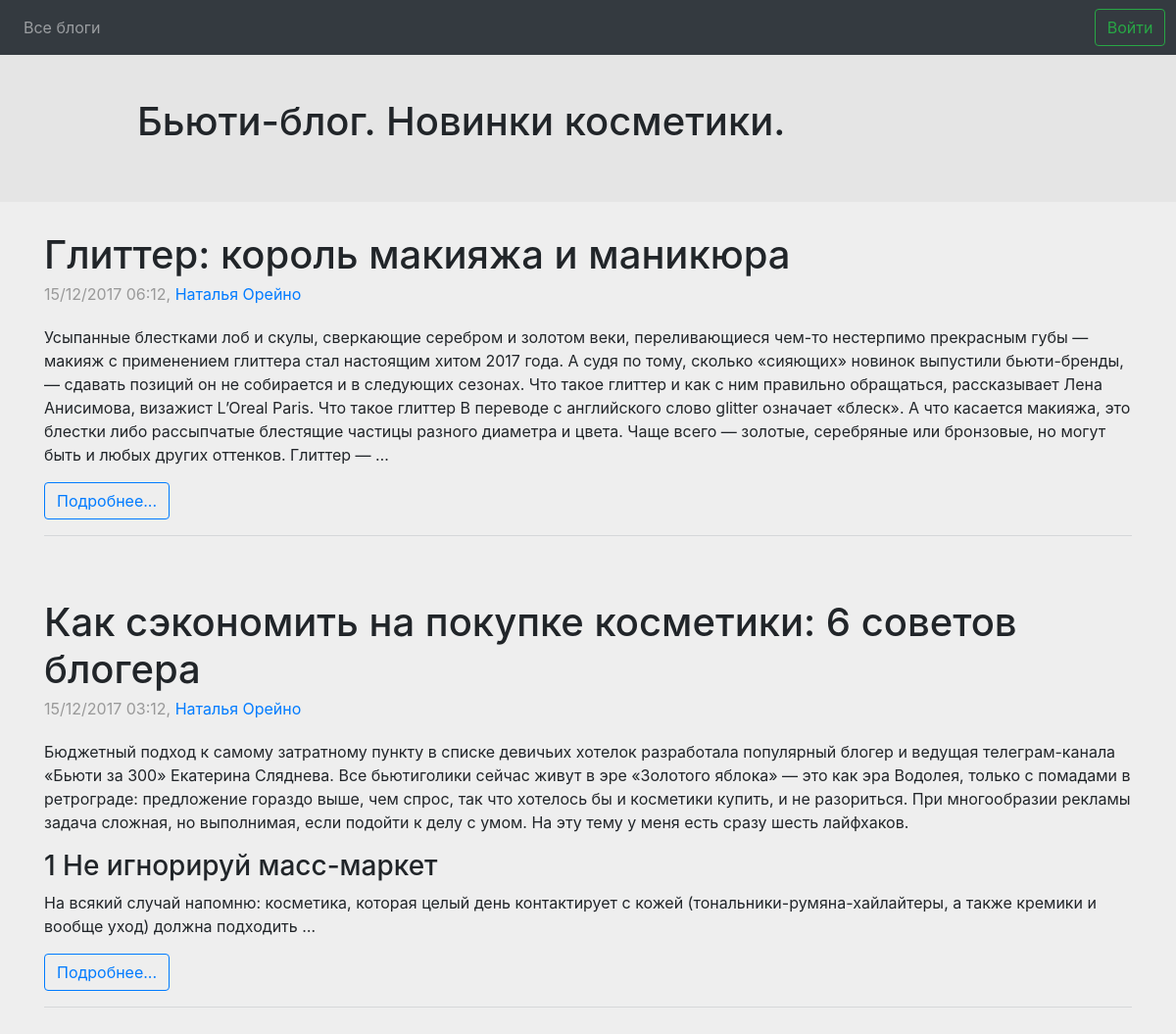
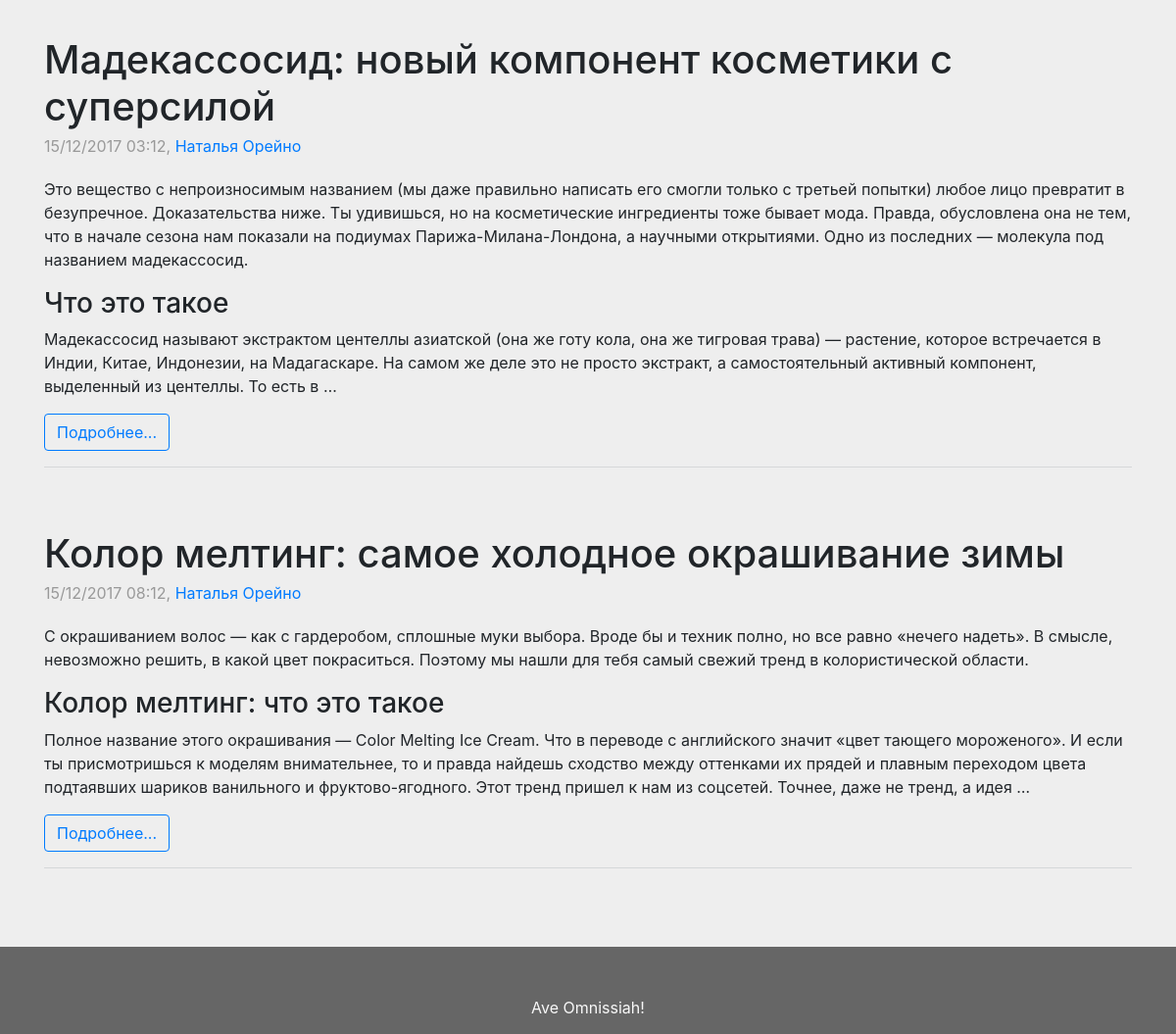
Page /4/ on the committed database (2 pictures, top to bottom).
### users/models.py (models this page shows, shortened)
class Users(models.Model):
    user = models.OneToOneField(User, null=True)
    blog_name = models.CharField(max_length=200, blank=True, verbose_name='Название блога')
    subscribes = models.ManyToManyField('Users', related_name='subscribers', verbose_name='Подписки', blank=True)
    viewed_records = models.ManyToManyField(Record, related_name='viewers', verbose_name='Просмотренные', blank=True)

### blogs/models.py (models this page shows, shortened)
class Record(models.Model):
    creator = models.ForeignKey('users.Users', related_name='records', verbose_name='Автор')
    title = models.CharField(max_length=200, blank=True, verbose_name='Название')
    body = models.TextField(verbose_name='Текст')
    created = models.DateTimeField(auto_now_add=True)
    class Meta:
        ordering = ('-created',)

### blogs/views.py (the view, shortened to what this page needs)
# urls.py: url(r'^(?P<pk>[0-9]+)/$', RecordListView.as_view(), name='records'),
class RecordListView(ListView):
    model = Record
    context_object_name = 'records'
    def get_queryset(self):
        pk_list = [self.kwargs.get('pk', None)]
        queryset = Record.objects.filter(creator_id__in=list(pk_list))
        return queryset
    def get_context_data(self, **kwargs):
        context = super(RecordListView, self).get_context_data(**kwargs)
        try:
            context['title'] = Users.objects.get(id=self.kwargs['pk']).blog_name
        except KeyError:
            context['title'] = 'Лента новостей'
        return context

### templates/blogs/record_list.html (shortened to what this page needs)
{% extends 'main.html' %}
{% block title %}
    <h1>{{ title }}</h1>
{% endblock %}
{% block content %}
    <div class="row">
        <div class="col-12">
            {% for record in records %}
                <div class="blog-post">
                    <h2 class="blog-post-title">
                        {{ record.title }}
                    </h2>
                    <p class="blog-post-meta">
                        {{ record.created|date:"d/m/Y h:m" }},
                        <a href="{% url 'blogs:records' record.creator.id %}">{{ record.creator.user.get_full_name }}</a>
                    </p>
                     <p>{{ record.body|truncatewords:100|safe }}</p>
                    <p class="btn btn-outline-primary"><a href="{% url 'blogs:record' record.id %}">Подробнее...</a></p>
                </div>
            {% endfor %}
        </div>
    </div>
{% endblock %}

### static/styles.css (style rules this page uses)
html { position: relative; min-height: 100%; }
body { background-color: #eee; margin-bottom: 105px; }
.blog-post { margin-bottom: 4rem; border-bottom: 1px solid #868e9640; }
.blog-post-title { margin-bottom: .25rem; font-size: 2.5rem; }
.blog-post-meta { margin-bottom: 1.25rem; color: #999; }
.btn a { text-decoration: None !important; }

### rows in the picture
Users: blog_name "Бьюти-блог. Новинки косметики."
Record: title "Глиттер: король макияжа и маникюра", created "15/12/2017 06:12", creator.user.get_full_name "Наталья Орейно", body "Усыпанные блестками лоб и скулы, сверкающие серебром и золотом веки, переливающиеся чем-то нестерпимо прекрасным губы — макияж с применением глиттера стал настоящим хитом 2017 года. А судя по тому, сколько «сияющих» новинок выпустили бьюти-бренды, — сдавать позиций он не собирается и в следующих сезонах. Что такое глиттер и как с ним правильно обращаться, рассказывает Лена Анисимова, визажист L’Oreal Paris. Что такое глиттер В переводе с английского слово glitter означает «блеск». А что касается макияжа, это блестки либо рассыпчатые блестящие частицы разного диаметра и цвета. Чаще всего — золотые, серебряные или бронзовые, но могут быть и любых других оттенков. Глиттер — …"
Record: title "Как сэкономить на покупке косметики: 6 советов блогера", created "15/12/2017 03:12", creator.user.get_full_name "Наталья Орейно", body "Бюджетный подход к самому затратному пункту в списке девичьих хотелок разработала популярный блогер и ведущая телеграм-канала «Бьюти за 300» Екатерина Сляднева. Все бьютиголики сейчас живут в эре «Золотого яблока» — это как эра Водолея, только с помадами в ретрограде: предложение гораздо выше, чем спрос, так что хотелось бы и косметики купить, и не разориться. При многообразии рекламы задача сложная, но выполнимая, если подойти к делу с умом. На эту тему у меня есть сразу шесть лайфхаков. 1 Не игнорируй масс-маркет На всякий случай напомню: косметика, которая целый день контактирует с кожей (тональники-румяна-хайлайтеры, а также кремики и вообще уход) должна подходить …"
Record: title "Мадекассосид: новый компонент косметики с суперсилой", created "15/12/2017 03:12", creator.user.get_full_name "Наталья Орейно", body "Это вещество с непроизносимым названием (мы даже правильно написать его смогли только с третьей попытки) любое лицо превратит в безупречное. Доказательства ниже. Ты удивишься, но на косметические ингредиенты тоже бывает мода. Правда, обусловлена она не тем, что в начале сезона нам показали на подиумах Парижа-Милана-Лондона, а научными открытиями. Одно из последних — молекула под названием мадекассосид. Что это такое Мадекассосид называют экстрактом центеллы азиатской (она же готу кола, она же тигровая трава) — растение, которое встречается в Индии, Китае, Индонезии, на Мадагаскаре. На самом же деле это не просто экстракт, а самостоятельный активный компонент, выделенный из центеллы. То есть…"
Record: title "Колор мелтинг: самое холодное окрашивание зимы", created "15/12/2017 08:12", creator.user.get_full_name "Наталья Орейно", body "С окрашиванием волос — как с гардеробом, сплошные муки выбора. Вроде бы и техник полно, но все равно «нечего надеть». В смысле, невозможно решить, в какой цвет покраситься. Поэтому мы нашли для тебя самый свежий тренд в колористической области. Колор мелтинг: что это такое Полное название этого окрашивания — Color Melting Ice Cream. Что в переводе с английского значит «цвет тающего мороженого». И если ты присмотришься к моделям внимательнее, то и правда найдешь сходство между оттенками их прядей и плавным переходом цвета подтаявших шариков ванильного и фруктово-ягодного. Этот тренд пришел к нам из соцсетей. Точнее, даже не тренд, а идея …"
